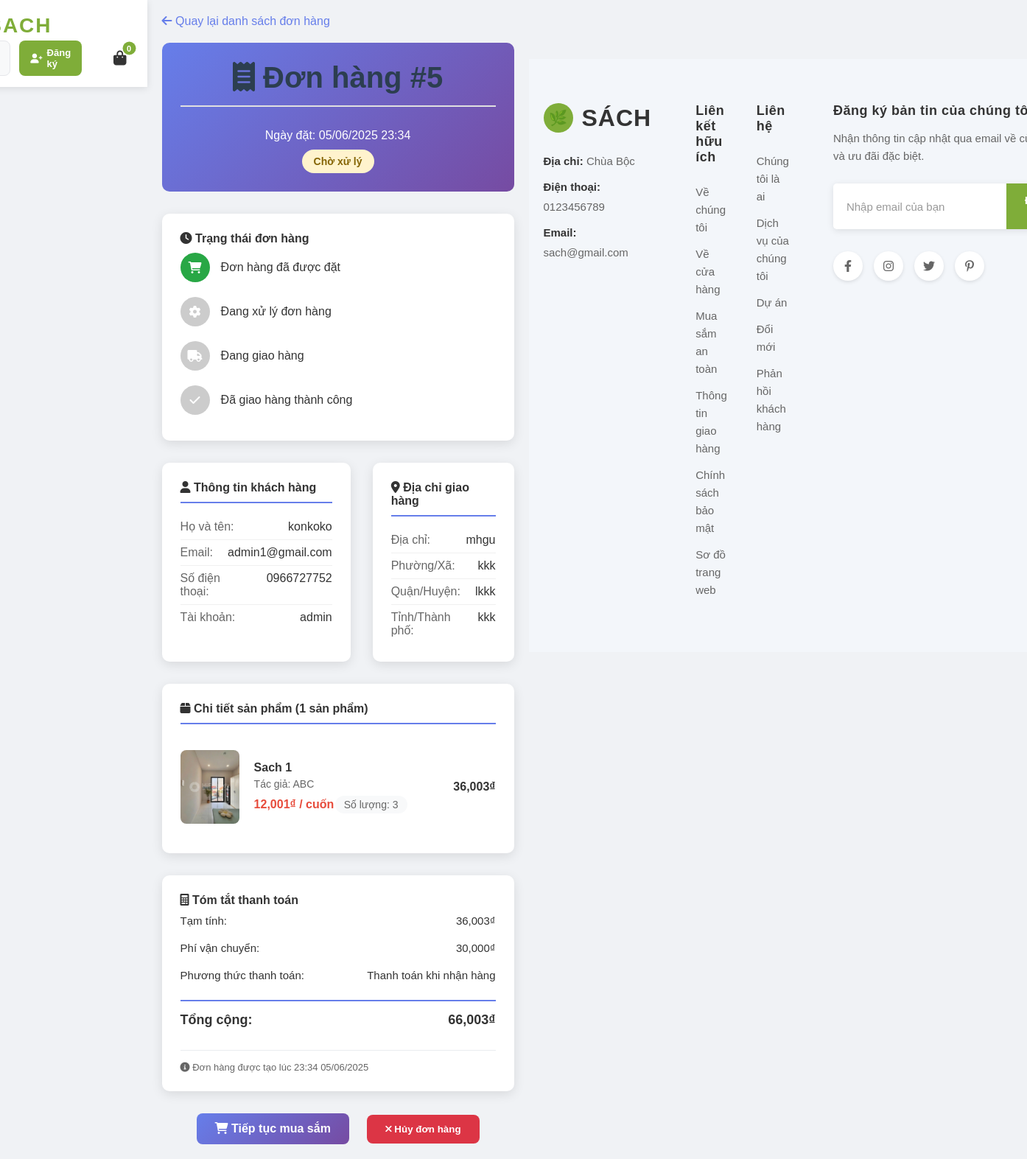
/orders/5/, run on the app's committed database.
### apps/orders/models.py (models this page shows, shortened)
class Order(models.Model):
    STATUS_CHOICES = [
        ('pending', 'Chờ xử lý'),
        ('processing', 'Đang xử lý'),
        ('shipped', 'Đã giao hàng'),
        ('delivered', 'Đã nhận hàng'),
        ('cancelled', 'Đã hủy'),
    ]
    PAYMENT_CHOICES = [
        ('cod', 'Thanh toán khi nhận hàng'),
    ]
    user = models.ForeignKey(User, on_delete=models.CASCADE, null=True, blank=True, verbose_name="Khách hàng")
    full_name = models.CharField(max_length=100, verbose_name="Họ và tên")
    email = models.EmailField(verbose_name="Email")
    phone = models.CharField(max_length=20, verbose_name="Số điện thoại")
    address = models.TextField(verbose_name="Địa chỉ")
    city = models.CharField(max_length=100, verbose_name="Tỉnh/Thành phố")
    district = models.CharField(max_length=100, verbose_name="Quận/Huyện")
    ward = models.CharField(max_length=100, verbose_name="Phường/Xã")
    total_amount = models.DecimalField(max_digits=10, decimal_places=3, verbose_name="Tổng tiền")
    shipping_fee = models.DecimalField(max_digits=10, decimal_places=3, default=0, verbose_name="Phí vận chuyển")
    status = models.CharField(max_length=20, choices=STATUS_CHOICES, default='pending', verbose_name="Trạng thái")
    payment_method = models.CharField(max_length=20, choices=PAYMENT_CHOICES, default='cod', verbose_name="Phương thức thanh toán")
    notes = models.TextField(blank=True, null=True, verbose_name="Ghi chú")
    created_at = models.DateTimeField(auto_now_add=True, verbose_name="Ngày tạo")
    updated_at = models.DateTimeField(auto_now=True, verbose_name="Ngày cập nhật")
    class Meta:
        verbose_name = "Đơn hàng"
        verbose_name_plural = "Đơn hàng"
        ordering = ['-created_at']
    def get_total_with_shipping(self):
        return self.total_amount + self.shipping_fee

class OrderItem(models.Model):
    order = models.ForeignKey(Order, related_name='items', on_delete=models.CASCADE, verbose_name="Đơn hàng")
    book = models.ForeignKey(Book, on_delete=models.CASCADE, verbose_name="Sách")
    quantity = models.PositiveIntegerField(verbose_name="Số lượng")
    price = models.DecimalField(max_digits=10, decimal_places=3, verbose_name="Giá")
    class Meta:
        verbose_name = "Chi tiết đơn hàng"
        verbose_name_plural = "Chi tiết đơn hàng"
    def get_total_price(self):
        return self.price * self.quantity

### apps/books/models.py (models this page shows, shortened)
class Book(models.Model):
    title = models.CharField(max_length=200, verbose_name="Tên Sách")
    author = models.CharField(max_length=100, verbose_name="Tác Giả")
    slug = models.SlugField(unique=True, max_length=200, blank=True, null=True)
    description = models.TextField(verbose_name="Mô Tả")
    price = models.DecimalField(max_digits=10, decimal_places=3, verbose_name="Giá")
    stock = models.IntegerField(verbose_name="Số Lượng Tồn Kho")
    image = models.ImageField(upload_to='books/', blank=True, null=True, verbose_name="Hình Ảnh")
    category = models.ForeignKey(Category, on_delete=models.CASCADE, verbose_name="Thể Loại", null=True, blank=True)
    class Meta:
        verbose_name = "Sách"
        verbose_name_plural = "Sách"
        ordering = ['title']

### apps/orders/views.py (the view)
# urls.py: path('<int:order_id>/', views.order_detail_view, name='detail'), # /orders/1/ - Chi tiết đơn hàng
def order_detail_view(request, order_id):
    try:
        if request.user.is_authenticated:
            order = get_object_or_404(Order, id=order_id, user=request.user)
        else:
            order = get_object_or_404(Order, id=order_id)
        return render(request, 'orders/order_detail.html', {'order': order})
    except:
        return HttpResponse(f'''
        <h1>📄 Chi tiết đơn hàng #{order_id}</h1>
        <p>Không tìm thấy đơn hàng hoặc bạn không có quyền xem đơn hàng này.</p>
        <a href="/orders/">← Về lịch sử đơn hàng</a>
        ''')

### apps/cart/context_processors.py (called while the page is built)
def cart_context(request):
    cart = request.session.get('cart', {})
    cart_count = sum(cart.values())
    return {
        'cart_count': cart_count,
        'cart_items_exist': cart_count > 0
    }

### apps/orders/templates/orders/order_detail.html (shortened to what this page needs)
{% extends 'base.html' %}
{% load static %}
{% block content %}
<div class="order-detail-container">
    <a href="{% url 'orders:list' %}" class="back-link">
        <i class="fas fa-arrow-left"></i> Quay lại danh sách đơn hàng
    </a>
    <div class="order-header">
        <h1><i class="fas fa-receipt"></i> Đơn hàng #{{ order.id }}</h1>
        <p>Ngày đặt: {{ order.created_at|date:"d/m/Y H:i" }}</p>
        <div class="order-status status-{{ order.status }}">
            {{ order.get_status_display }}
        </div>
    </div>
    <div class="order-timeline">
        <h4><i class="fas fa-clock"></i> Trạng thái đơn hàng</h4>
        <div class="timeline-item">
            <div class="timeline-icon {% if order.status == 'pending' or order.status == 'processing' or order.status == 'shipped' or order.status == 'delivered' %}active{% else %}inactive{% endif %}">
                <i class="fas fa-shopping-cart"></i>
            </div>
            <div class="timeline-text">Đơn hàng đã được đặt</div>
        </div>
        <div class="timeline-item">
            <div class="timeline-icon {% if order.status == 'processing' or order.status == 'shipped' or order.status == 'delivered' %}active{% else %}inactive{% endif %}">
                <i class="fas fa-cog"></i>
            </div>
            <div class="timeline-text">Đang xử lý đơn hàng</div>
        </div>
        <div class="timeline-item">
            <div class="timeline-icon {% if order.status == 'shipped' or order.status == 'delivered' %}active{% else %}inactive{% endif %}">
                <i class="fas fa-truck"></i>
            </div>
            <div class="timeline-text">Đang giao hàng</div>
        </div>
        <div class="timeline-item">
            <div class="timeline-icon {% if order.status == 'delivered' %}active{% else %}inactive{% endif %}">
                <i class="fas fa-check"></i>
            </div>
            <div class="timeline-text">Đã giao hàng thành công</div>
        </div>
    </div>
    <div class="order-info-grid">
        <div class="info-card">
            <h4><i class="fas fa-user"></i> Thông tin khách hàng</h4>
            <div class="info-row">
                <span class="info-label">Họ và tên:</span>
                <span class="info-value">{{ order.full_name }}</span>
            </div>
            <div class="info-row">
                <span class="info-label">Email:</span>
                <span class="info-value">{{ order.email }}</span>
            </div>
            <div class="info-row">
                <span class="info-label">Số điện thoại:</span>
                <span class="info-value">{{ order.phone }}</span>
            </div>
            {% if order.user %}
            <div class="info-row">
                <span class="info-label">Tài khoản:</span>
                <span class="info-value">{{ order.user.username }}</span>
            </div>
            {% endif %}
        </div>
        <div class="info-card">
            <h4><i class="fas fa-map-marker-alt"></i> Địa chỉ giao hàng</h4>
            <div class="info-row">
                <span class="info-label">Địa chỉ:</span>
                <span class="info-value">{{ order.address }}</span>
            </div>
            <div class="info-row">
                <span class="info-label">Phường/Xã:</span>
                <span class="info-value">{{ order.ward }}</span>
            </div>
            <div class="info-row">
                <span class="info-label">Quận/Huyện:</span>
                <span class="info-value">{{ order.district }}</span>
            </div>
            <div class="info-row">
                <span class="info-label">Tỉnh/Thành phố:</span>
                <span class="info-value">{{ order.city }}</span>
            </div>
        </div>
    </div>
    <div class="order-items">
        <h4 class="items-header"><i class="fas fa-box"></i> Chi tiết sản phẩm ({{ order.items.count }} sản phẩm)</h4>
        {% for item in order.items.all %}
        <div class="order-item">
            {% if item.book.image %}
                <img src="{{ item.book.image.url }}" alt="{{ item.book.title }}" class="item-image">
            {% else %}
                <div class="item-image" style="background: #f8f9fa; display: flex; align-items: center; justify-content: center;">
                    <i class="fas fa-book" style="color: #ccc; font-size: 24px;"></i>
                </div>
            {% endif %}
            <div class="item-details">
                <div class="item-title">{{ item.book.title }}</div>
                <div class="item-author">Tác giả: {{ item.book.author }}</div>
                <div class="item-price-info">
                    <div class="item-price">{{ item.price|floatformat:3 }}₫ / cuốn</div>
                    <div class="item-quantity">Số lượng: {{ item.quantity }}</div>
                </div>
            </div>
            <div class="item-total">
                <div class="item-total-price">{{ item.get_total_price|floatformat:3 }}₫</div>
            </div>
        </div>
        {% endfor %}
    </div>
    <div class="order-summary">
        <h4><i class="fas fa-calculator"></i> Tóm tắt thanh toán</h4>
        <div class="summary-row">
            <span>Tạm tính:</span>
            <span>{{ order.total_amount|floatformat:3 }}₫</span>
        </div>
        <div class="summary-row">
            <span>Phí vận chuyển:</span>
            {% if order.shipping_fee == 0 %}
                <span style="color: #27ae60;">Miễn phí</span>
            {% else %}
                <span>{{ order.shipping_fee|floatformat:3 }}₫</span>
            {% endif %}
        </div>
        <div class="summary-row">
            <span>Phương thức thanh toán:</span>
            <span>{{ order.get_payment_method_display }}</span>
        </div>
        <div class="summary-row total">
            <span>Tổng cộng:</span>
            <span>{{ order.get_total_with_shipping|floatformat:3 }}₫</span>
        </div>
        <div style="margin-top: 20px; padding-top: 15px; border-top: 1px solid #e9ecef; font-size: 13px; color: #666;">
            <i class="fas fa-info-circle"></i> Đơn hàng được tạo lúc {{ order.created_at|date:"H:i d/m/Y" }}
        </div>
    </div>
    <div class="order-actions">
        <a href="{% url 'books:list' %}" class="btn btn-primary">
            <i class="fas fa-shopping-cart"></i> Tiếp tục mua sắm
        </a>
        {% if order.status == 'pending' %}
        <button class="btn btn-danger" onclick="cancelOrder({{ order.id }})">
            <i class="fas fa-times"></i> Hủy đơn hàng
        </button>
        {% endif %}
    </div>
</div>
{% endblock %}

### apps/books/static/books/style.css (style rules this page uses)
body { font-family: 'Segoe UI', Tahoma, Geneva, Verdana, sans-serif; background-color: #f0f2f5; color: #333; margin: 0; padding: 0; display: flex; justify-content: center; align-items: flex-start; min-height: 100vh; }
h1 { color: #2c3e50; text-align: center; margin-bottom: 30px; font-size: 2.5em; border-bottom: 2px solid #e0e0e0; padding-bottom: 15px; }

### static/css/header.css (style rules this page uses)
* { margin: 0; padding: 0; box-sizing: border-box; }
body { font-family: 'Arial', sans-serif; }

### apps/orders/templates/orders/order_detail.html (style rules this page uses)
.order-detail-container { max-width: 1000px; margin: 0 auto; padding: 20px; }
.order-header { background: linear-gradient(135deg, #667eea 0%, #764ba2 100%); color: white; padding: 25px; border-radius: 10px; margin-bottom: 30px; text-align: center; }
.order-status { display: inline-block; padding: 8px 16px; border-radius: 20px; font-size: 14px; font-weight: 600; margin-top: 10px; }
.status-pending { background: #fff3cd; color: #856404; }
.order-info-grid { display: grid; grid-template-columns: 1fr 1fr; gap: 30px; margin-bottom: 30px; }
.info-card { background: white; padding: 25px; border-radius: 10px; box-shadow: 0 4px 15px rgba(0,0,0,0.1); }
.info-card h4 { color: #333; border-bottom: 2px solid #667eea; padding-bottom: 10px; margin-bottom: 15px; font-weight: 600; }
.info-row { display: flex; justify-content: space-between; padding: 8px 0; border-bottom: 1px solid #f0f0f0; }
.info-row:last-child { border-bottom: none; }
.info-label { font-weight: 500; color: #666; }
.info-value { color: #333; text-align: right; flex: 1; margin-left: 20px; }
.order-items { background: white; padding: 25px; border-radius: 10px; box-shadow: 0 4px 15px rgba(0,0,0,0.1); margin-bottom: 30px; }
.items-header { color: #333; border-bottom: 2px solid #667eea; padding-bottom: 10px; margin-bottom: 20px; font-weight: 600; }
.order-item { display: flex; align-items: center; padding: 15px 0; border-bottom: 1px solid #f0f0f0; }
.order-item:last-child { border-bottom: none; }
.item-image { width: 80px; height: 100px; object-fit: cover; border-radius: 8px; margin-right: 20px; }
.item-details { flex: 1; }
.item-title { font-weight: 600; font-size: 16px; margin-bottom: 5px; color: #333; }
.item-author { color: #666; font-size: 14px; margin-bottom: 8px; }
.item-price-info { display: flex; justify-content: space-between; align-items: center; }
.item-price { color: #e74c3c; font-weight: 600; font-size: 16px; }
.item-quantity { background: #f8f9fa; padding: 4px 12px; border-radius: 15px; font-size: 14px; color: #666; }
.item-total { text-align: right; min-width: 120px; }
.item-total-price { font-weight: 600; font-size: 16px; color: #333; }
.order-summary { background: white; padding: 25px; border-radius: 10px; box-shadow: 0 4px 15px rgba(0,0,0,0.1); }
.summary-row { display: flex; justify-content: space-between; padding: 10px 0; font-size: 15px; }
.summary-row.total { border-top: 2px solid #667eea; margin-top: 15px; padding-top: 15px; font-weight: 600; font-size: 18px; color: #333; }
.back-link { display: inline-block; color: #667eea; text-decoration: none; margin-bottom: 20px; font-weight: 500; }
.order-actions { text-align: center; margin-top: 30px; }
.btn { display: inline-block; padding: 12px 25px; margin: 0 10px; border-radius: 8px; text-decoration: none; font-weight: 600; transition: all 0.3s; border: none; cursor: pointer; }
.btn-primary { background: linear-gradient(135deg, #667eea 0%, #764ba2 100%); color: white; }
.btn-danger { background: #dc3545; color: white; }
.order-timeline { background: white; padding: 25px; border-radius: 10px; box-shadow: 0 4px 15px rgba(0,0,0,0.1); margin-bottom: 30px; }
.timeline-item { display: flex; align-items: center; padding: 10px 0; }
.timeline-icon { width: 40px; height: 40px; border-radius: 50%; display: flex; align-items: center; justify-content: center; margin-right: 15px; font-size: 16px; color: white; }
.timeline-icon.active { background: #28a745; }
.timeline-icon.inactive { background: #ccc; }
.timeline-text { font-weight: 500; }

### data on the page
Order: id "5", created_at "05/06/2025 23:34", status "Chờ xử lý", full_name "konkoko", email "admin1@gmail.com", phone "0966727752", user.username "admin", address "mhgu", ward "kkk", district "lkkk", city "kkk", items.count "1", total_amount "36,003", shipping_fee "30,000", payment_method "Thanh toán khi nhận hàng", get_total_with_shipping "66,003", created_at "23:34 05/06/2025"
OrderItem: book.image (picture), book "Sach 1", book.author "ABC", price "12,001", quantity "3", get_total_price "36,003"

### other printed values
{{ cart_count|default:0 }} "0"
